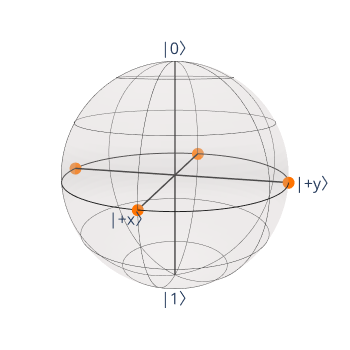

The notebook cell this image was saved under:
### Code cell
from bloch_sphere_encoding import BlochSphereEncoder

encoder = BlochSphereEncoder(tsp_instance)
bloch_tsp = encoder.get_encoded_instance()

bloch_tsp.plot_all_cities_on_bloch_sphere()
